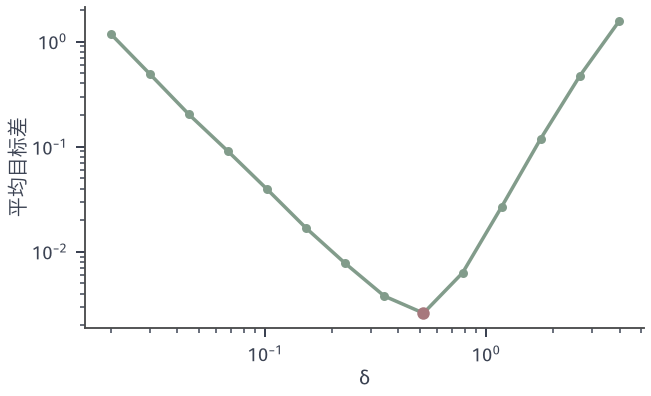

Here is the Python script that generated this plot:
from pathlib import Path
import sys
ROOT = next(p for p in Path(__file__).resolve().parents if (p/'build.sh').is_file() and (p/'tex/book.tex').is_file())
sys.path.insert(0, str(ROOT/'figures/00-shared/mathematical-preliminaries-upper/00-shared/comprehension-figures'))
from support import figure, save, BLUE, GREEN, YELLOW, RED, PURPLE, INK, MUTED, GRID, BLUE_FILL, GREEN_FILL, YELLOW_FILL, RED_FILL, PURPLE_FILL
import numpy as np
HERE = Path(__file__).resolve().parent
STROKE = '#4C4D4F'
def panels(w,h,n,left=.07,right=.99,top=.97,bottom=.22,wspace=.25,rows=1,**k):
    fig=figure(width_mm=w,height_mm=h)[0]; fig.clf(); fig.set_layout_engine(None)
    A=[fig.add_subplot(rows,n,i+1,**k) for i in range(n*rows)]
    fig.subplots_adjust(left=left,right=right,top=top,bottom=bottom,wspace=wspace)
    return fig,A
def tag(fig,ax,s,y):
    p=ax.get_position(); fig.text((p.x0+p.x1)/2,y,s,ha='center',va='bottom')
H2=np.array([1.,9.]); X0=np.array([9.,1.])
def f2(x): return .5*(H2*np.asarray(x,float)**2).sum(-1)
def g2(x): return H2*np.asarray(x,float)
def sphere(rng,k,n=2):
    u=rng.standard_normal((k,n)); return u/np.linalg.norm(u,axis=1,keepdims=True)
# 扰动尺度的取舍：f=sum(exp(x_i)-x_i-1)，n=2，sigma=0.2，x0=(1,1)，alpha=0.02，T=3000，200 次运行，末 500 步平均的目标差。
fig,ax=figure(width_mm=92,height_mm=56)
rng=np.random.default_rng(31)
ff=lambda x:(np.exp(x)-x-1).sum(-1)
D=np.logspace(-1.7,.6,14); R=200; T=3000; O=[]
for d in D:
    x=np.ones((R,2)); acc=0.
    for t in range(T):
        u=sphere(rng,R); z=.2*rng.standard_normal((R,2)); Dq=(ff(x+d*u)+z[:,0]-ff(x-d*u)-z[:,1])/(2*d); x=x-.02*2*Dq[:,None]*u
        if t>=T-500: acc+=ff(x).mean()
    O.append(acc/500)
O=np.array(O); k=O.argmin()
ax.loglog(D,O,'-o',color=GREEN,lw=1.4,ms=3.6,mew=0); ax.plot([D[k]],[O[k]],'o',color=RED,ms=5,mew=0,zorder=6)
ax.set_xlabel(r'$\delta$',labelpad=1); ax.set_ylabel('平均目标差',labelpad=1)
save(fig,HERE,'figure',{'alpha':.02,'sigma':.2,'T':T,'runs':R,'best_delta':float(D[k]),'best':float(O[k]),'values':O.tolist()})
print(D,O)
